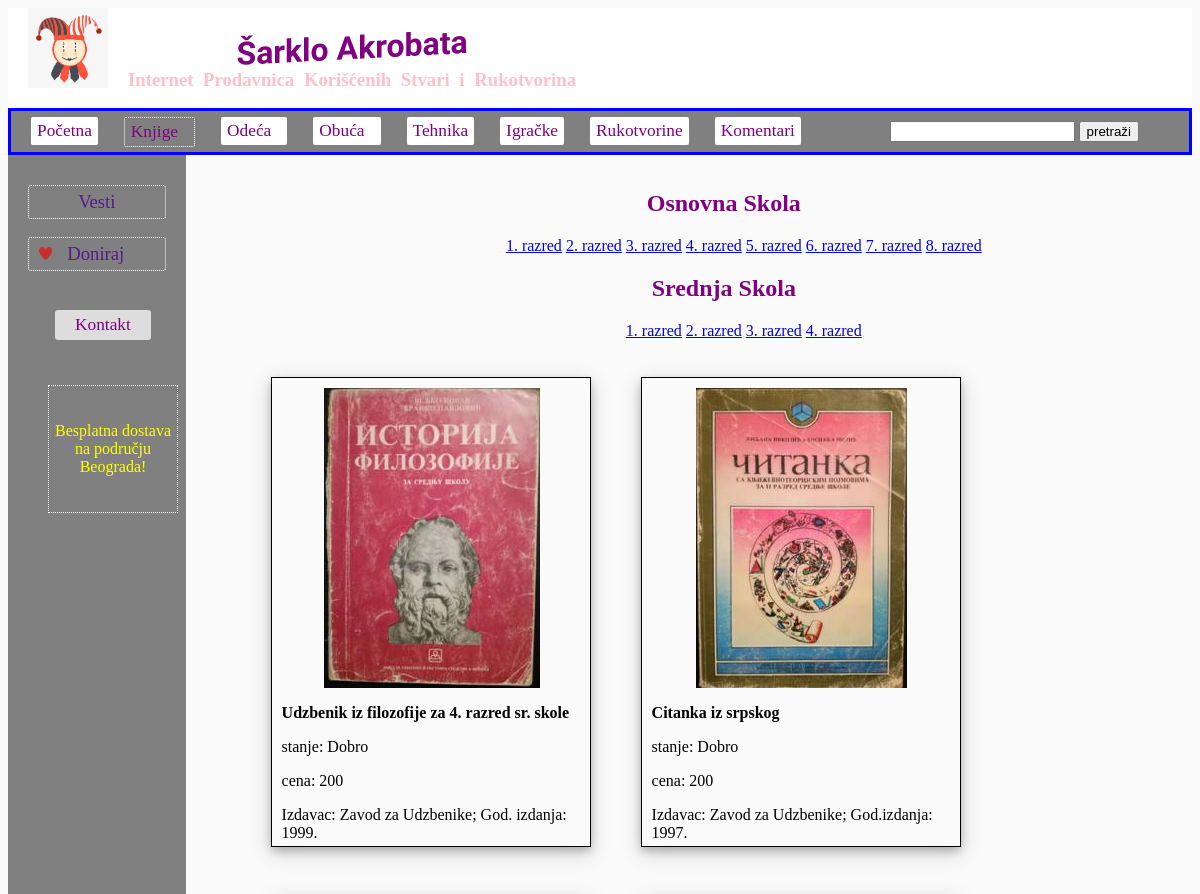
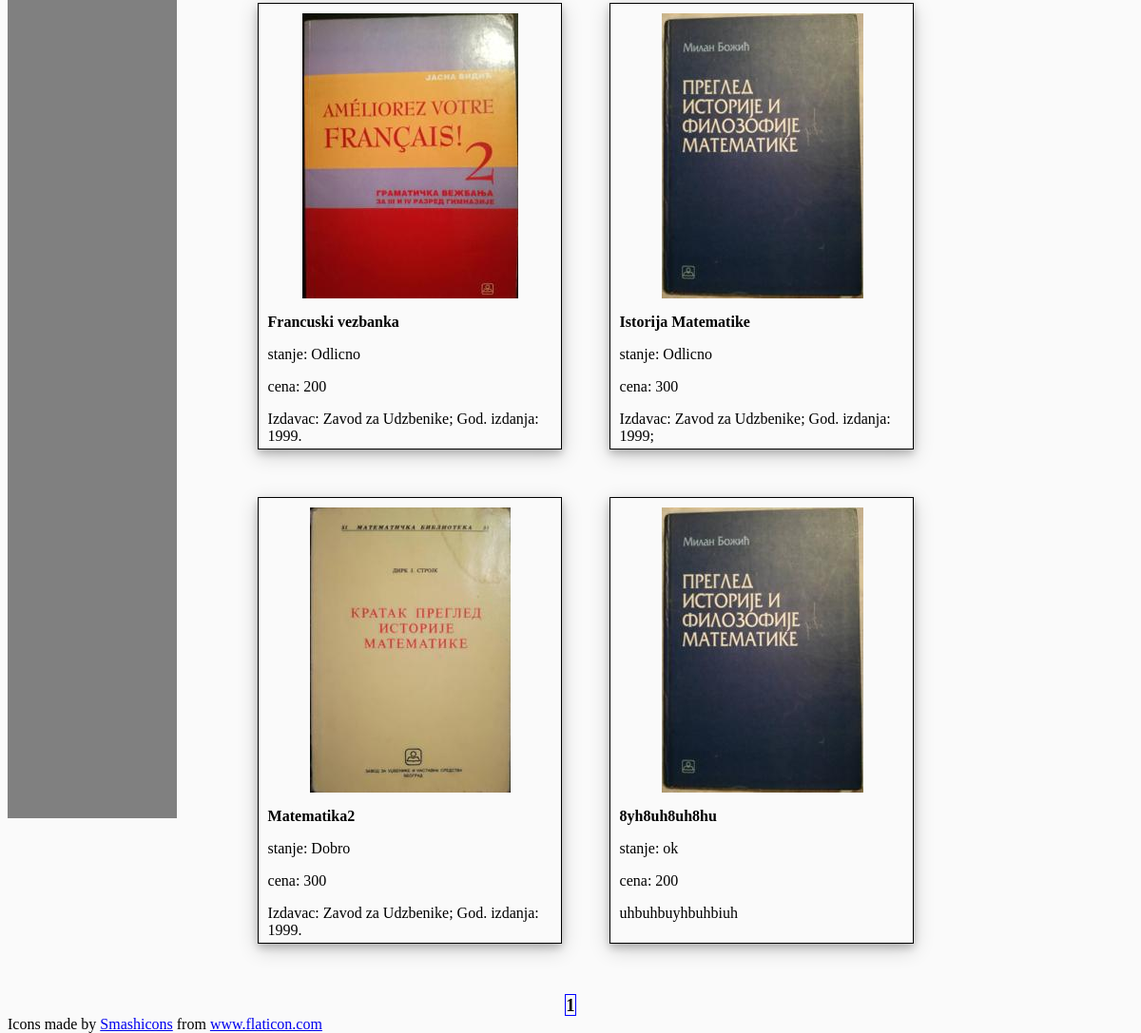
/skolske/, run on the app's committed database (2 pictures, top to bottom).
### sarklo/models.py (models this page shows, shortened)
class Oglas(models.Model):
    autor = models.ForeignKey(User, on_delete = models.CASCADE)
    slika = models.ImageField(default=None)
    naslov = models.CharField(max_length = 100)
    date = models.DateTimeField(default = timezone.now)
    ODECA_MUSKA = 'OM'
    OBUCA_MUSKA ='BM'
    ODECA_ZENSKA = 'OZ'
    OBUCA_ZENSKA ='BZ'
    KNJIGE_SKOLSKE = 'KS'
    KNJIGE_OSTALE = 'KO'
    IGRACKE = 'IG'
    TEHNIKA = 'TE'
    RUKOTVORINE = 'RK'
    IZBOR_KATEGORIJA = [(ODECA_MUSKA, 'Odeca Muska'),(ODECA_ZENSKA, 'Odeca Zenska'),
                        (OBUCA_MUSKA, 'Obuca Muska'),(OBUCA_ZENSKA, 'Obuca Zenska'),
                        (KNJIGE_SKOLSKE, 'Knjige Skolske'), (KNJIGE_OSTALE, 'Knjige Ostale'),
                        (IGRACKE, 'Igracke'), (TEHNIKA,'Tehnika'),
                        (RUKOTVORINE, 'Rukotvorine')]
    kategorija = models.CharField(max_length = 2, choices=IZBOR_KATEGORIJA, default=KNJIGE_SKOLSKE)
    stanje = models.CharField(max_length = 100)
    cena = models.IntegerField()
    opis = models.TextField(default= None)

### sarklo/views.py (the view)
# urls.py: path('skolske/', views.skolske, name="shop-skolske"),
def skolske(request):
        queryset_list = Oglas.objects.all().order_by('-date')
        query = request.GET.get('q')
        if query:
            queryset_list = queryset_list.filter(naslov = query)
            if queryset_list:
                 context = {'oglasi': queryset_list}
                 return render(request, "sarklo/rezultati_pretrage.html", context)
            else:
                return HttpResponse('<h2>Nista nije pronadjeno.</h2>')
        else:
            query_list = Oglas.objects.filter(kategorija = 'KS')
            paginator = Paginator(query_list, 6)
            page = request.GET.get('page')
            query_list = paginator.get_page(page)
            current_page = 'knjige'
            context = {'oglasi': query_list, 'title': 'skolske knjige','style': 'sarklo\skolske.css', 'current_page': current_page}
            return render(request, "sarklo/skolske.html", context)

### sarklo/templates/sarklo/skolske.html (shortened to what this page needs)
{% extends "sarklo/layout.html" %}
{% load static %}
{% block content %}
{% block style %}
    <link rel="stylesheet" type ="text/css" href="{% static 'sarklo/KNJIGE.css' %}">
{% endblock %}
    <div style="width: 85%; display: inline-block; position: relative; left: 35px; top: 15px;">
        <h2 style="color: purple; text-align: center;">Osnovna Skola</h2>
        <ul class="razredi" style="text-align: center;">
            <li><a href="{% url 'osn_1_razred' %}">1. razred</li></a>
            <li><a href="{% url 'osn_2_razred' %}">2. razred</li></a>
            <li><a href="{% url 'osn_3_razred' %}">3. razred</li></a>
            <li><a href="{% url 'osn_4_razred' %}">4. razred</li></a>
            <li><a href="{% url 'osn_5_razred' %}">5. razred</li></a>
            <li><a href="{% url 'osn_6_razred' %}">6. razred</li></a>
            <li><a href="{% url 'osn_7_razred' %}">7. razred</li></a>
            <li><a href="{% url 'osn_8_razred' %}">8. razred</li></a>
        </ul>
        <h2 style="color: purple; text-align: center;">Srednja Skola</h2>
        <ul class="razredi" style="text-align: center;">
            <li><a href="{% url 'sred_1_razred' %}">1. razred</li></a>
            <li><a href="{% url 'sred_2_razred' %}">2. razred</li></a>
            <li><a href="{% url 'sred_3_razred' %}">3. razred</li></a>
            <li><a href="{% url 'sred_4_razred' %}">4. razred</li></a>
        </ul>
    </div><br><br><br>
    <div style="display:inline-block; width: 82%; margin-left: 35px;">
        {% for oglas in oglasi %}
            <div style="width: 320px; height: 470px; border: 1px solid black; float: left; box-shadow: 0 4px 8px 0 rgba(0, 0, 0, 0.2), 0 6px 20px 0 rgba(0, 0, 0, 0.19); margin-left: 50px; margin-bottom: 50px;">
                {% if oglas.slika %}
                    <div style="width: 320px; height: 300px;">
                        <img src="{{ oglas.slika.url }}" style="display:block; margin-top: 10px; margin-right: auto; margin-left: auto;">
                    </div>
                {% endif %}
                <p style="margin-left: 10px;"><strong>{{ oglas.naslov }}</strong></p>
                <p style="margin-left: 10px;">stanje: {{ oglas.stanje }}</p>
                <p style="margin-left: 10px;">cena: {{ oglas.cena }}</p>
                <p style="margin-left: 10px;">{{ oglas.opis }}</p>
            </div>
        {% endfor %}
    </div>
    <div style="text-align: center">
        {% for num in oglasi.paginator.page_range %}
            {% if oglasi.number == num %}
                <strong style="text-decoration: none; font-size: 14pt; border:1px solid blue">{{ num }}</strong>
            {% elif num > oglasi.number|add:'-3' and oglas.number|add:'3' > num %}
                {{ num }}
            {% endif %}
        {% endfor %}
    </div>
{% endblock content %}

### sarklo/static/sarklo/style.css (style rules this page uses)
ul.razredi li { display: inline; }
* { box-sizing:border-box }

### sarklo/static/sarklo/knjige.css (style rules this page uses)
ul.razredi li { display: inline; }

### data on the page
Oglas: slika (picture), naslov "Udzbenik iz filozofije za 4. razred sr. skole", stanje "Dobro", cena "200", opis "Izdavac: Zavod za Udzbenike; God. izdanja: 1999."
Oglas: slika (picture), naslov "Citanka iz srpskog", stanje "Dobro", cena "200", opis "Izdavac: Zavod za Udzbenike; God.izdanja: 1997."
Oglas: slika (picture), naslov "Francuski vezbanka", stanje "Odlicno", cena "200", opis "Izdavac: Zavod za Udzbenike; God. izdanja: 1999."
Oglas: slika (picture), naslov "Istorija Matematike", stanje "Odlicno", cena "300", opis "Izdavac: Zavod za Udzbenike; God. izdanja: 1999;"
Oglas: slika (picture), naslov "Matematika2", stanje "Dobro", cena "300", opis "Izdavac: Zavod za Udzbenike; God. izdanja: 1999."
Oglas: slika (picture), naslov "8yh8uh8uh8hu", stanje "ok", cena "200", opis "uhbuhbuyhbuhbiuh"

### other printed values
{{ num }} "1"
